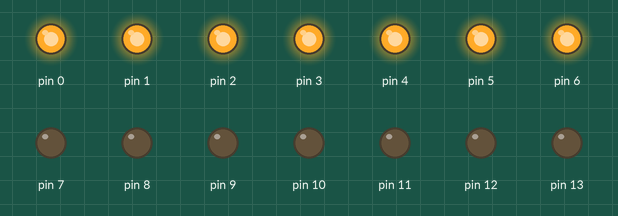
Recording of a sketch running on a simulated Arduino Uno, built with avr-gcc and run on an emulated ATmega328P. On the bench: output pins drawn as LEDs (lit = HIGH).

Above: at 0.1 s.
Timing chart, 0 to 1.6 s (numbered marks = the images above):
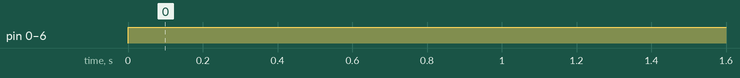

Measured:
- by itself, pin 0–6: LOW → HIGH at 0.00 s

The sketch:

grid_on.ino
```cpp
//Maddy McGee 6/7/16
//Basic program which writes the 8x8 board to be completely on
void setup()
{
  pinMode(0,OUTPUT);
  pinMode(1,OUTPUT);
  pinMode(2,OUTPUT);
  pinMode(3,OUTPUT);
  pinMode(4,OUTPUT);
  pinMode(5,OUTPUT);
  pinMode(6,OUTPUT);
  pinMode(7,OUTPUT);
  pinMode(8,OUTPUT);
  pinMode(9,OUTPUT);
  pinMode(10,OUTPUT);
  pinMode(11,OUTPUT);
  pinMode(12,OUTPUT);
  pinMode(13,OUTPUT);
  pinMode(A0,OUTPUT);
  pinMode(A1,OUTPUT);
}

void loop()
{
  digitalWrite(0,HIGH);
  digitalWrite(1,HIGH);
  digitalWrite(2,HIGH);
  digitalWrite(3,HIGH);
  digitalWrite(4,HIGH);
  digitalWrite(5,HIGH);
  digitalWrite(6,HIGH);
  digitalWrite(7,LOW);
  digitalWrite(8,LOW);
  digitalWrite(9,LOW);
  digitalWrite(10,LOW);
  digitalWrite(11,LOW);
  digitalWrite(12,LOW);
  digitalWrite(13,LOW);
  digitalWrite(14,HIGH);
  digitalWrite(15,LOW);

}
```
